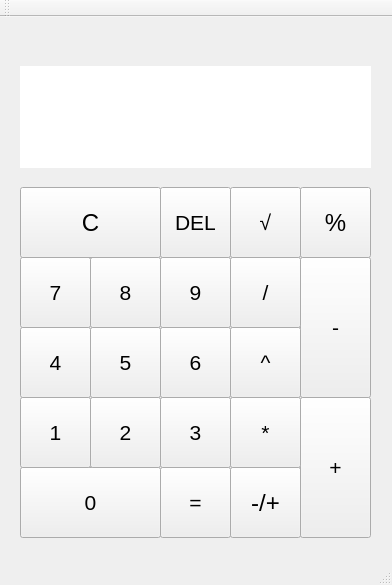
<?xml version="1.0" encoding="UTF-8"?>
<ui version="4.0">
 <class>MainWindow</class>
 <widget class="QMainWindow" name="MainWindow">
  <property name="geometry">
   <rect>
    <x>0</x>
    <y>0</y>
    <width>392</width>
    <height>585</height>
   </rect>
  </property>
  <property name="minimumSize">
   <size>
    <width>392</width>
    <height>585</height>
   </size>
  </property>
  <property name="maximumSize">
   <size>
    <width>392</width>
    <height>585</height>
   </size>
  </property>
  <property name="windowTitle">
   <string>CALCULATOR</string>
  </property>
  <property name="autoFillBackground">
   <bool>true</bool>
  </property>
  <property name="styleSheet">
   <string notr="true">@
QPushButton {
background-color: lightgreen;
border-style: solid;
}
@</string>
  </property>
  <widget class="QWidget" name="centralWidget">
   <widget class="QLineEdit" name="Screen">
    <property name="geometry">
     <rect>
      <x>20</x>
      <y>100</y>
      <width>351</width>
      <height>51</height>
     </rect>
    </property>
    <property name="font">
     <font>
      <pointsize>18</pointsize>
     </font>
    </property>
    <property name="frame">
     <bool>false</bool>
    </property>
   </widget>
   <widget class="QPushButton" name="Null">
    <property name="geometry">
     <rect>
      <x>20</x>
      <y>450</y>
      <width>141</width>
      <height>71</height>
     </rect>
    </property>
    <property name="font">
     <font>
      <pointsize>16</pointsize>
     </font>
    </property>
    <property name="styleSheet">
     <string notr="true">@
QPushButton {
background-color: lightgreen;
border-style: solid;
}
@</string>
    </property>
    <property name="text">
     <string>0</string>
    </property>
   </widget>
   <widget class="QPushButton" name="One">
    <property name="geometry">
     <rect>
      <x>20</x>
      <y>380</y>
      <width>71</width>
      <height>71</height>
     </rect>
    </property>
    <property name="font">
     <font>
      <pointsize>16</pointsize>
     </font>
    </property>
    <property name="text">
     <string>1</string>
    </property>
   </widget>
   <widget class="QPushButton" name="Two">
    <property name="geometry">
     <rect>
      <x>90</x>
      <y>380</y>
      <width>71</width>
      <height>71</height>
     </rect>
    </property>
    <property name="font">
     <font>
      <pointsize>16</pointsize>
     </font>
    </property>
    <property name="text">
     <string>2</string>
    </property>
   </widget>
   <widget class="QPushButton" name="Three">
    <property name="geometry">
     <rect>
      <x>160</x>
      <y>380</y>
      <width>71</width>
      <height>71</height>
     </rect>
    </property>
    <property name="font">
     <font>
      <pointsize>16</pointsize>
     </font>
    </property>
    <property name="text">
     <string>3</string>
    </property>
   </widget>
   <widget class="QPushButton" name="Four">
    <property name="geometry">
     <rect>
      <x>20</x>
      <y>310</y>
      <width>71</width>
      <height>71</height>
     </rect>
    </property>
    <property name="font">
     <font>
      <pointsize>16</pointsize>
     </font>
    </property>
    <property name="text">
     <string>4</string>
    </property>
   </widget>
   <widget class="QPushButton" name="Five">
    <property name="geometry">
     <rect>
      <x>90</x>
      <y>310</y>
      <width>71</width>
      <height>71</height>
     </rect>
    </property>
    <property name="font">
     <font>
      <pointsize>16</pointsize>
     </font>
    </property>
    <property name="text">
     <string>5</string>
    </property>
   </widget>
   <widget class="QPushButton" name="Six">
    <property name="geometry">
     <rect>
      <x>160</x>
      <y>310</y>
      <width>71</width>
      <height>71</height>
     </rect>
    </property>
    <property name="font">
     <font>
      <pointsize>16</pointsize>
     </font>
    </property>
    <property name="text">
     <string>6</string>
    </property>
   </widget>
   <widget class="QPushButton" name="Seven">
    <property name="geometry">
     <rect>
      <x>20</x>
      <y>240</y>
      <width>71</width>
      <height>71</height>
     </rect>
    </property>
    <property name="font">
     <font>
      <pointsize>16</pointsize>
     </font>
    </property>
    <property name="text">
     <string>7</string>
    </property>
   </widget>
   <widget class="QPushButton" name="Eight">
    <property name="geometry">
     <rect>
      <x>90</x>
      <y>240</y>
      <width>71</width>
      <height>71</height>
     </rect>
    </property>
    <property name="font">
     <font>
      <pointsize>16</pointsize>
     </font>
    </property>
    <property name="text">
     <string>8</string>
    </property>
   </widget>
   <widget class="QPushButton" name="Nine">
    <property name="geometry">
     <rect>
      <x>160</x>
      <y>240</y>
      <width>71</width>
      <height>71</height>
     </rect>
    </property>
    <property name="font">
     <font>
      <pointsize>16</pointsize>
     </font>
    </property>
    <property name="text">
     <string>9</string>
    </property>
   </widget>
   <widget class="QPushButton" name="C">
    <property name="geometry">
     <rect>
      <x>20</x>
      <y>170</y>
      <width>141</width>
      <height>71</height>
     </rect>
    </property>
    <property name="font">
     <font>
      <pointsize>18</pointsize>
     </font>
    </property>
    <property name="text">
     <string>C</string>
    </property>
   </widget>
   <widget class="QPushButton" name="Sign">
    <property name="geometry">
     <rect>
      <x>230</x>
      <y>450</y>
      <width>71</width>
      <height>71</height>
     </rect>
    </property>
    <property name="font">
     <font>
      <pointsize>18</pointsize>
     </font>
    </property>
    <property name="text">
     <string>-/+</string>
    </property>
   </widget>
   <widget class="QPushButton" name="Procent">
    <property name="geometry">
     <rect>
      <x>300</x>
      <y>170</y>
      <width>71</width>
      <height>71</height>
     </rect>
    </property>
    <property name="font">
     <font>
      <pointsize>18</pointsize>
     </font>
    </property>
    <property name="text">
     <string>%</string>
    </property>
   </widget>
   <widget class="QLineEdit" name="ScreenOP">
    <property name="geometry">
     <rect>
      <x>20</x>
      <y>80</y>
      <width>351</width>
      <height>20</height>
     </rect>
    </property>
    <property name="font">
     <font>
      <pointsize>12</pointsize>
     </font>
    </property>
    <property name="text">
     <string/>
    </property>
    <property name="frame">
     <bool>false</bool>
    </property>
   </widget>
   <widget class="QLineEdit" name="ScreenPR">
    <property name="geometry">
     <rect>
      <x>20</x>
      <y>49</y>
      <width>351</width>
      <height>31</height>
     </rect>
    </property>
    <property name="font">
     <font>
      <pointsize>16</pointsize>
     </font>
    </property>
    <property name="text">
     <string/>
    </property>
    <property name="frame">
     <bool>false</bool>
    </property>
   </widget>
   <widget class="QPushButton" name="Eq">
    <property name="geometry">
     <rect>
      <x>160</x>
      <y>450</y>
      <width>71</width>
      <height>71</height>
     </rect>
    </property>
    <property name="font">
     <font>
      <pointsize>16</pointsize>
     </font>
    </property>
    <property name="text">
     <string>=</string>
    </property>
   </widget>
   <widget class="QPushButton" name="Delete">
    <property name="geometry">
     <rect>
      <x>160</x>
      <y>170</y>
      <width>71</width>
      <height>71</height>
     </rect>
    </property>
    <property name="font">
     <font>
      <pointsize>16</pointsize>
     </font>
    </property>
    <property name="text">
     <string>DEL</string>
    </property>
   </widget>
   <widget class="QPushButton" name="Sum">
    <property name="geometry">
     <rect>
      <x>300</x>
      <y>380</y>
      <width>71</width>
      <height>141</height>
     </rect>
    </property>
    <property name="palette">
     <palette>
      <active/>
      <inactive/>
      <disabled/>
     </palette>
    </property>
    <property name="font">
     <font>
      <pointsize>16</pointsize>
     </font>
    </property>
    <property name="styleSheet">
     <string notr="true">QPushButton::background-color:rgb(85, 170, 255)</string>
    </property>
    <property name="text">
     <string>+</string>
    </property>
   </widget>
   <widget class="QPushButton" name="Minus">
    <property name="geometry">
     <rect>
      <x>300</x>
      <y>240</y>
      <width>71</width>
      <height>141</height>
     </rect>
    </property>
    <property name="font">
     <font>
      <pointsize>16</pointsize>
     </font>
    </property>
    <property name="text">
     <string>-</string>
    </property>
   </widget>
   <widget class="QPushButton" name="Stepen">
    <property name="geometry">
     <rect>
      <x>230</x>
      <y>310</y>
      <width>71</width>
      <height>71</height>
     </rect>
    </property>
    <property name="font">
     <font>
      <pointsize>16</pointsize>
     </font>
    </property>
    <property name="text">
     <string>^</string>
    </property>
   </widget>
   <widget class="QPushButton" name="Umnoj">
    <property name="geometry">
     <rect>
      <x>230</x>
      <y>380</y>
      <width>71</width>
      <height>71</height>
     </rect>
    </property>
    <property name="font">
     <font>
      <pointsize>16</pointsize>
     </font>
    </property>
    <property name="text">
     <string>*</string>
    </property>
   </widget>
   <widget class="QPushButton" name="Delenie">
    <property name="geometry">
     <rect>
      <x>230</x>
      <y>240</y>
      <width>71</width>
      <height>71</height>
     </rect>
    </property>
    <property name="font">
     <font>
      <pointsize>16</pointsize>
     </font>
    </property>
    <property name="text">
     <string>/</string>
    </property>
   </widget>
   <widget class="QPushButton" name="Root">
    <property name="geometry">
     <rect>
      <x>230</x>
      <y>170</y>
      <width>71</width>
      <height>71</height>
     </rect>
    </property>
    <property name="font">
     <font>
      <pointsize>16</pointsize>
     </font>
    </property>
    <property name="text">
     <string>√</string>
    </property>
   </widget>
  </widget>
  <widget class="QMenuBar" name="menuBar">
   <property name="geometry">
    <rect>
     <x>0</x>
     <y>0</y>
     <width>392</width>
     <height>21</height>
    </rect>
   </property>
  </widget>
  <widget class="QToolBar" name="mainToolBar">
   <attribute name="toolBarArea">
    <enum>TopToolBarArea</enum>
   </attribute>
   <attribute name="toolBarBreak">
    <bool>false</bool>
   </attribute>
  </widget>
  <widget class="QStatusBar" name="statusBar"/>
 </widget>
 <layoutdefault spacing="6" margin="11"/>
 <resources/>
 <connections/>
</ui>
